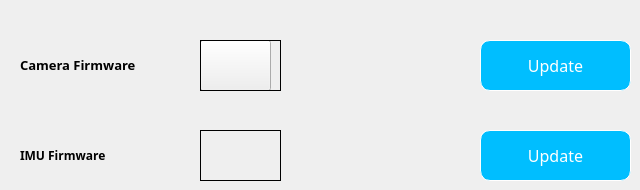
       <widget class="QWidget" name="page_4">
        <widget class="QLabel" name="label">
         <property name="geometry">
          <rect>
           <x>20</x>
           <y>50</y>
           <width>161</width>
           <height>31</height>
          </rect>
         </property>
         <property name="font">
          <font>
           <family>.PingFang SC</family>
          </font>
         </property>
         <property name="text">
          <string>&lt;html&gt;&lt;head/&gt;&lt;body&gt;&lt;p&gt;&lt;span style=&quot; font-size:10pt; font-weight:600;&quot;&gt;Camera Firmware&lt;/span&gt;&lt;/p&gt;&lt;/body&gt;&lt;/html&gt;</string>
         </property>
        </widget>
        <widget class="QPushButton" name="pushButton_52">
         <property name="geometry">
          <rect>
           <x>200</x>
           <y>40</y>
           <width>71</width>
           <height>51</height>
          </rect>
         </property>
         <property name="font">
          <font>
           <family>.萍方-简</family>
           <pointsize>12</pointsize>
          </font>
         </property>
         <property name="styleSheet">
          <string notr="true"/>
         </property>
         <property name="text">
          <string/>
         </property>
        </widget>
        <widget class="QPushButton" name="pushButton_4">
         <property name="geometry">
          <rect>
           <x>200</x>
           <y>40</y>
           <width>81</width>
           <height>51</height>
          </rect>
         </property>
         <property name="styleSheet">
          <string notr="true">QPushButton {

    border: 1px solid black; 

}
</string>
         </property>
         <property name="text">
          <string/>
         </property>
        </widget>
        <widget class="QPushButton" name="pushButton_53">
         <property name="geometry">
          <rect>
           <x>200</x>
           <y>130</y>
           <width>81</width>
           <height>51</height>
          </rect>
         </property>
         <property name="styleSheet">
          <string notr="true">QPushButton {

    border: 1px solid black; 

}
</string>
         </property>
         <property name="text">
          <string/>
         </property>
        </widget>
        <widget class="QLabel" name="label_3">
         <property name="geometry">
          <rect>
           <x>20</x>
           <y>140</y>
           <width>161</width>
           <height>31</height>
          </rect>
         </property>
         <property name="font">
          <font>
           <family>.PingFang SC</family>
          </font>
         </property>
         <property name="text">
          <string>&lt;html&gt;&lt;head/&gt;&lt;body&gt;&lt;p&gt;&lt;span style=&quot; font-weight:600;&quot;&gt;IMU Firmware&lt;/span&gt;&lt;/p&gt;&lt;/body&gt;&lt;/html&gt;</string>
         </property>
        </widget>
        <widget class="QPushButton" name="pushButton_51">
         <property name="geometry">
          <rect>
           <x>480</x>
           <y>40</y>
           <width>151</width>
           <height>51</height>
          </rect>
         </property>
         <property name="font">
          <font>
           <family>.PingFang SC</family>
           <pointsize>12</pointsize>
          </font>
         </property>
         <property name="styleSheet">
          <string notr="true">QPushButton {
    background-color: rgb(0, 190, 255); 
    color: white; 
    border: 1px solid white; 
    padding: 5px 10px; 
    border-radius: 10px; 
}

</string>
         </property>
         <property name="text">
          <string>Update</string>
         </property>
        </widget>
        <widget class="QPushButton" name="pushButton_54">
         <property name="geometry">
          <rect>
           <x>480</x>
           <y>130</y>
           <width>151</width>
           <height>51</height>
          </rect>
         </property>
         <property name="font">
          <font>
           <family>.PingFang SC</family>
           <pointsize>12</pointsize>
          </font>
         </property>
         <property name="styleSheet">
          <string notr="true">QPushButton {
    background-color: rgb(0, 190, 255); 
    color: white; 
    border: 1px solid white; 
    padding: 5px 10px; 
    border-radius: 10px; 
}</string>
         </property>
         <property name="text">
          <string>Update</string>
         </property>
        </widget>
       </widget>
